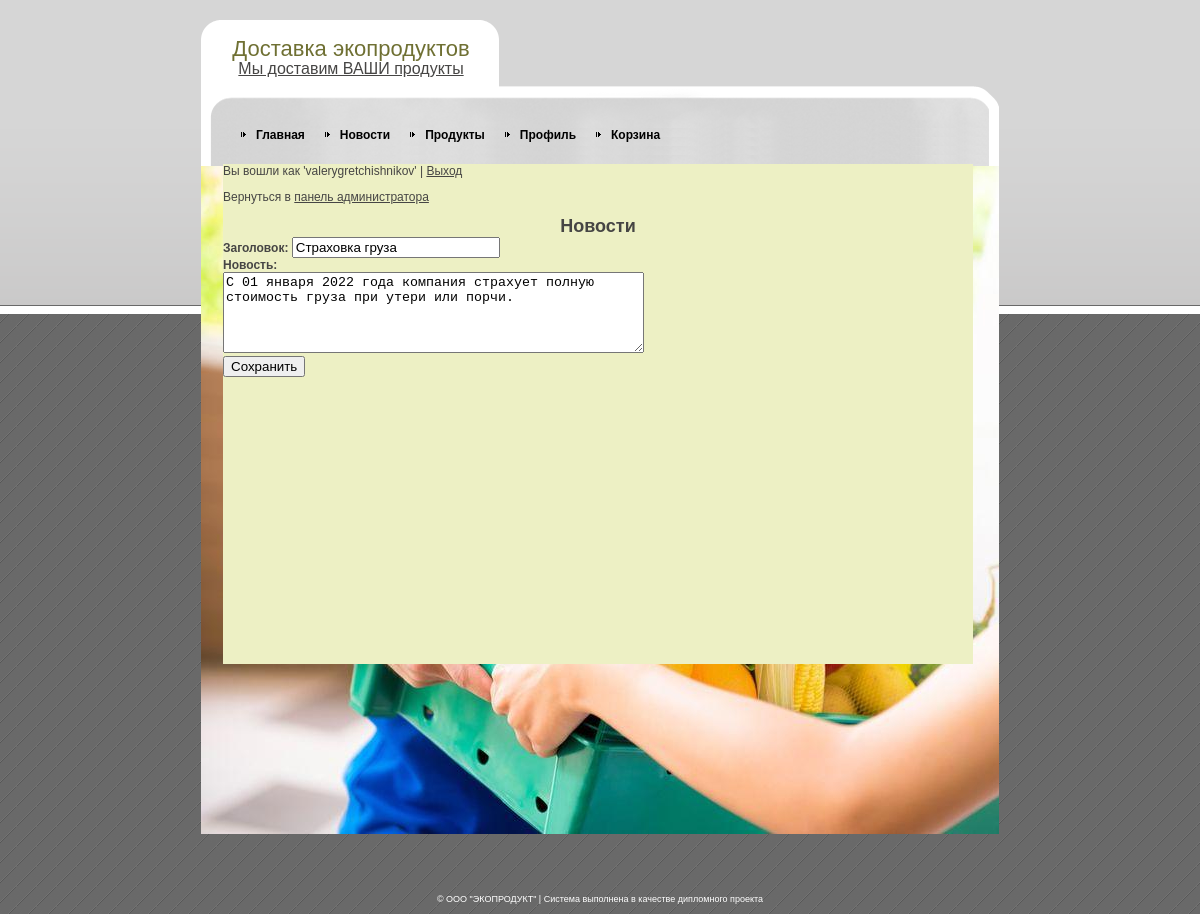
/edit_newsf.php?id=1 (signed in), run on the app's committed database.
### tables this page shows
CREATE TABLE IF NOT EXISTS `news` (
  `id` int(11) NOT NULL AUTO_INCREMENT,
  `date` date NOT NULL,
  `title` varchar(30) NOT NULL,
  `news` varchar(250) NOT NULL,
  PRIMARY KEY (`id`)
);

### edit_newsf.php (the view, shortened to what this page needs)
<?php
require "lib_db.php";
$id = clearData($_GET["id"], "i");
?>
<!DOCTYPE html PUBLIC "-//W3C//DTD XHTML 1.0 Strict//EN" "http://www.w3.org/TR/xhtml1/DTD/xhtml1-strict.dtd">
<html xmlns="http://www.w3.org/1999/xhtml" xml:lang="en" lang="en">
<head>
<link rel="stylesheet" href="style.css" type="text/css" charset="utf-8" />
</head>
<body>
<div id="outer">
  <div id="wrapper">
    <div id="body-bot">
      <div id="body-top">
        <div id="logo">
          <h1>Доставка экопродуктов</h1>
          <p><a href="adminform.php" target="_parent">Мы доставим ВАШИ продукты</a></p>
        </div>
        <div id="nav">
          <ul>
          </ul>
        </div>
        <div id="gboxm">
				<?php
				$login = $_SESSION['login'];
				$password = $_SESSION['password'];
				if(empty($login) and empty($password))
				{
					echo "<h2>Ошибка!</h2>";
					echo "<p>Необходимо пройти авторизацию | <a href='adminform.php'>Вход</a></p>";
				}
				else
				{
					echo "<p>Вы вошли как '$login' | <a href='../exit.php'>Выход</a></p>";
					echo "<p>Вернуться в <a href='adminform.php'>панель администратора</a></p>";?>
					<h2><center>Новости</center></h2>
					<form action="../admin/save_news.php" method="post">
					<?
					 if ($id > 0)
					 {
						$sql = "SELECT * FROM news WHERE id=$id";
						$resultat = mysql_query($sql) or die(mysql_error());
						$news = dataBaseToArray($resultat);
						foreach($news as $item){?>
						<h4>Заголовок: <input type="text" name="title" size="50" value="<?=$item["title"]?>" style='width:200px'></h4>
						<h4>Новость: <br><textarea name="news" cols="50" rows="5"><?=$item["news"]?></textarea></h4>
						<?}
					}
					else
					{?>
						<h4>Заголовок: <input type="text" name="title" size="50" style='width:200px'></h4>
						<h4>Новость: <br><textarea name="news" cols="50" rows="5"></textarea></h4>
					<?}?>
						<input type="submit" value="Сохранить">
					</form>
				<?}?>
        </div>
      </div>
    </div>
  </div>
</div>
<div id="copyright"> &copy; ООО "ЭКОПРОДУКТ" | Система выполнена в качестве дипломного проекта</div>
</body>
</html>

### style.css (style rules this page uses)
html, body, h1, h2, h3, h4 { margin: 0; padding: 0; }
a { color: #464544; }
body { background: url(images/logos/page_bg.gif); text-align: center; font: 12px arial, sans-serif; color: #464544; padding-bottom: 10px; }
#outer { background: top left url(images/logos/page_bg_top.gif) repeat-x; padding-top: 20px; }
#wrapper { text-align: left; margin: auto; width: 798px; position: relative; background: url(images/logos/body_bg.gif) repeat-y; }
#body-bot { background: bottom left url(images/logos/body_bg_bot.jpg) no-repeat; }
#body-top { background: url(images/logos/body_bg_top.gif) no-repeat; min-height: 800px; _height: 800px; padding-bottom: 14px; }
#logo { width: 25em; text-align: center; }
#logo h1 { color: #6F7033; font: 22px "Arial narrow", arial, sans-serif; line-height: 1; padding-top: 0.8em; }
#logo p { color: #464544; font: 16px "Arial narrow", arial, sans-serif; margin: 0; }
#nav { margin-top: 50px; }
#gboxm { width: 750px; min-height: 500px; margin-top: 22px; margin-left: 22px; margin-bottom: 22px; background-color: #EDF0C4; }
#copyright { font-size: 9px; color: #fff; margin-top: 60px; }

### data on the page
news: title "Страховка груза", news "С 01 января 2022 года компания страхует полную стоимость груза при утери или порчи."

### other printed values
$login "valerygretchishnikov"
